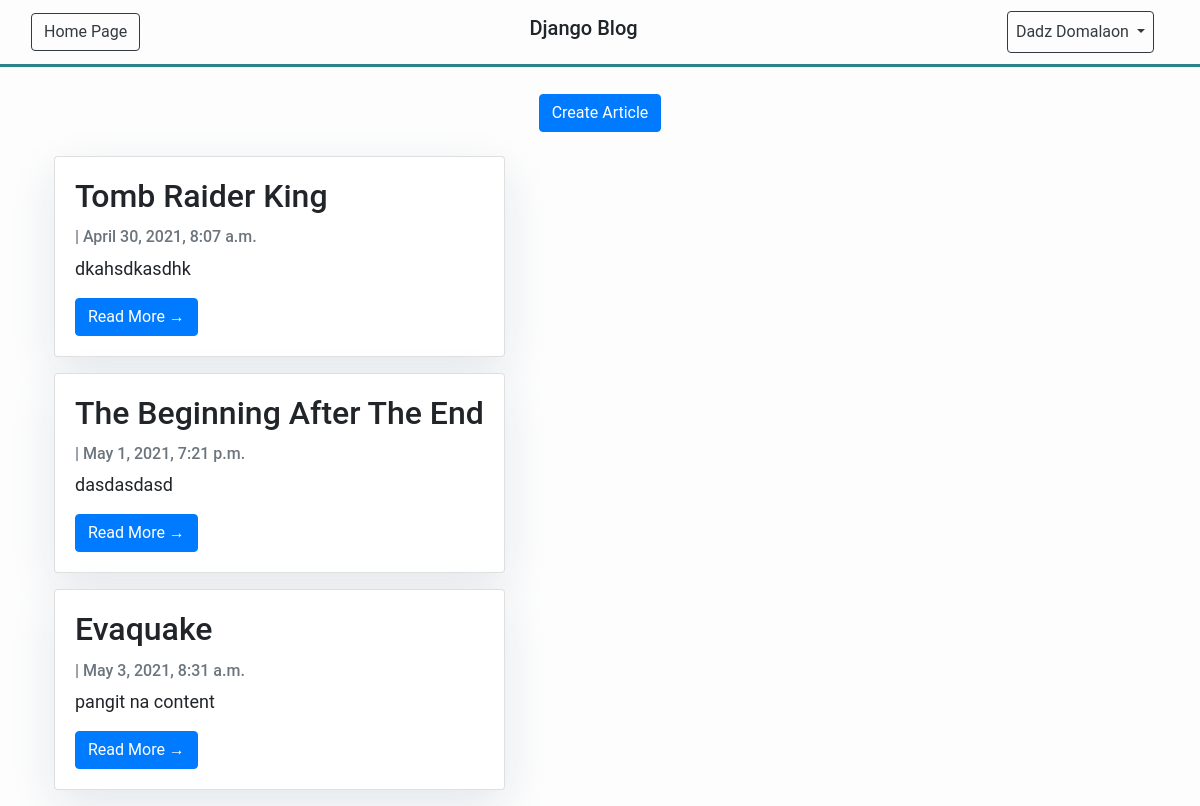
Page /users/homepage/ (signed in) on the earlier database version.
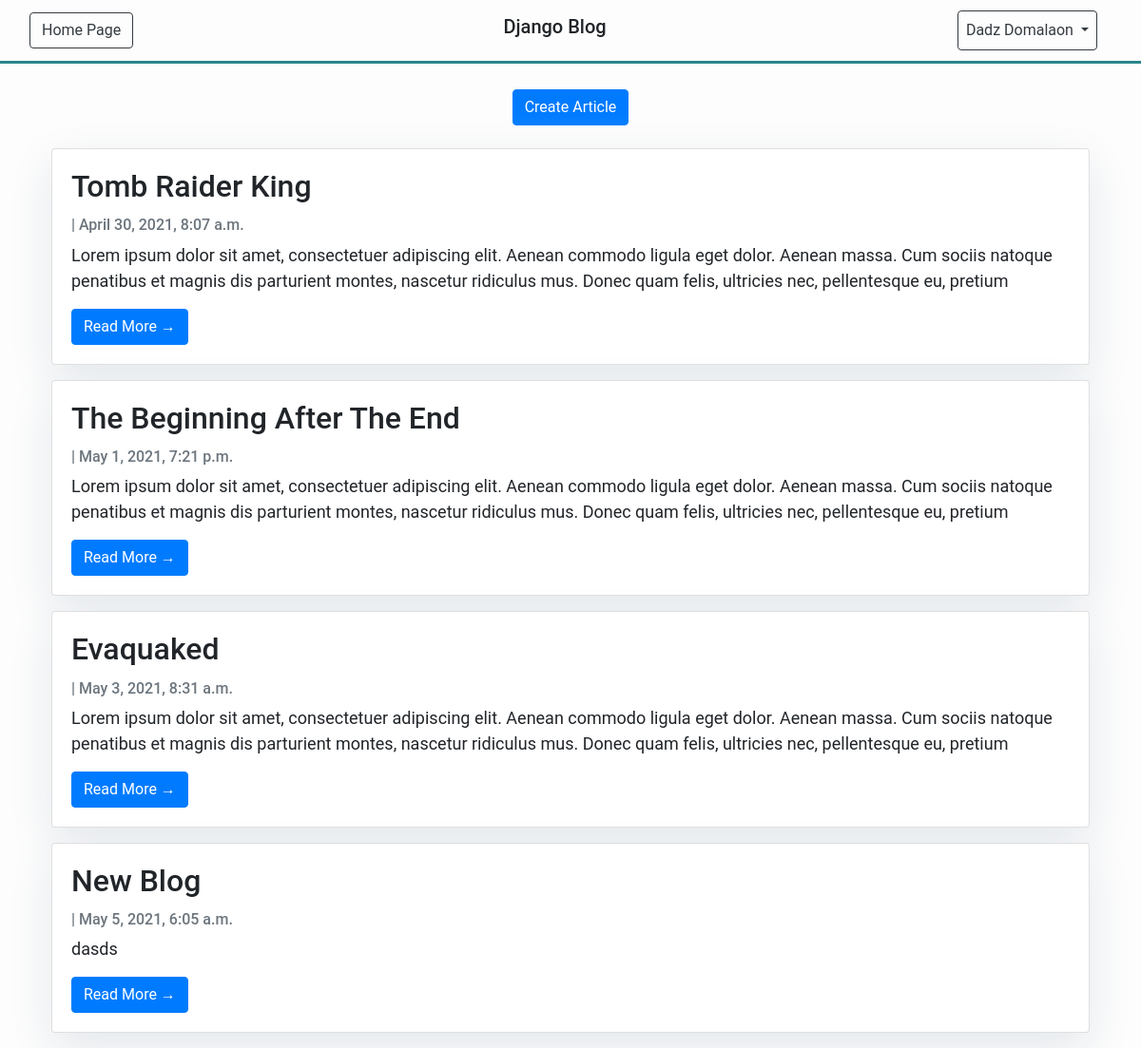
Same page on the later database version.
### users/models.py (models this page shows, shortened)
class CustomUser(AbstractUser):
    username = None
    email = models.EmailField(('email address'), unique=True)
    USERNAME_FIELD = 'email'
    REQUIRED_FIELDS = []
    objects = CustomUserManager()

### posts/models.py (models this page shows, shortened)
class Articles(models.Model):
    title = models.CharField(max_length=250)
    description = models.CharField(max_length=250)
    content = models.TextField()
    owner = models.ForeignKey(CustomUser, on_delete=models.CASCADE)
    date_created = models.DateTimeField(auto_now_add=True)
    date_updated = models.DateTimeField(auto_now=True)

### users/views.py (the view)
# urls.py: path('homepage/', views.HomePageView.as_view(), name='homepage'),
class HomePageView(TemplateView):
    def get(self, request):
        data = Articles.objects.all()
        if request.user.is_authenticated:
            return render(request,'users/homepage.html', {'data': data})
        else:
            form = LoginForm()
            return render(request, "users/login.html", {"form":form})

### templates/users/homepage.html (shortened to what this page needs)
{% extends 'base.html' %}
{% load static %}
{% block header %}
<link rel="stylesheet" type="text/css" href="{% static 'users/CSS/style.css' %}">
{% endblock %}
      {% block head %}
        <div class="text-center">
          <a class="btn btn-primary" href="{% url 'posts:addpost' %}" role="button">Create Article</a>
        </div>
      {% endblock%}
    {% block content %}
    <div class="container">
      <div class="row">
        <div class="mt-3">
          {% for post in data %}
            <div class="card mb-3 mt-2 ml-4 mr-4">
                <div class="card-body">
                  <h2 class="card-title">{{ post.title }}</h2>
                  <p class="card-text text-muted h6">{{ post.author }} | {{ post.date_created}} </p>
                  <p class="card-text">{{post.content|slice:":250" }}</p>
                  <a href="{% url 'posts:postpage' post.id %}" class="btn btn-primary">Read More &rarr;</a>
                </div>
            </div>
          {% endfor %}
        </div>
      </div>
    </div>
    {% endblock%}

### templates/base.html (shortened to what this page needs)
<!DOCTYPE html>
<html lang="en">
    <head>
        <link rel="stylesheet" href="https://maxcdn.bootstrapcdn.com/bootstrap/4.5.2/css/bootstrap.min.css">
        {% block header %}
        {% endblock %}
    </head>
<body>
    {% include 'nav.html' %}
    <br>
    {% block head %}
    {% endblock %}
    {% block content %}
    {% endblock %}
</body>
</html>

### templates/nav.html (shortened to what this page needs)
<nav class="navbar navbar-expand-md" style="border-bottom: 3px solid rgb(42, 133, 139);">
    <div class="container-fluid" >
        <div class="navbar-collapse collapse w-100 ">
            <a href="{% url 'users:homepage' %}" class="btn btn-outline-dark">Home Page</a>
        </div>
        <h1 class="navbar-brand"> Django Blog </h1>
        <div class="container">
            <div class="navbar-collapse collapse w-100 ">
                <div class="navbar-nav ml-auto">
                    {% if user.is_authenticated %}
                    <div class="collapse navbar-collapse" id="navbarNavDropdown">
                        <ul class="navbar-nav">
                        <li class="nav-item dropdown .dropdown-menu-right">
                            <a class="nav-link dropdown-toggle btn btn-outline-dark offset-md-0 w-100"  id="navbarDropdownMenuLink" data-toggle="dropdown" aria-haspopup="true" aria-expanded="false">
                                {{ user.get_full_name }}
                            </a>
                        </li>
                        </ul>
                    </div>
                    {% endif %}
                </div>
            </div>
        </div>
    </div>
</nav>

### assets/users/CSS/style.css (style rules this page uses)
a:hover, a:visited, a:link, a:active { text-decoration: none; }
body { font-family: "Roboto", sans-serif; font-size: 18px; background-color: #fdfdfd; }
.card { box-shadow: 0 16px 48px #E3E7EB; }

Differences in the rows shown:
changed Articles "Tomb Raider King": content "dkahsdkasdhk" → "Lorem ipsum dolor sit amet, consectetuer adipiscing elit. Aenean commodo ligula eget dolor. Aenean massa. Cum sociis natoque penatibus et magnis dis parturient montes, nascetur ridiculus mus. Donec quam felis, ultricies nec, pellentesque eu, pretium"
changed Articles "The Beginning After The End": content "dasdasdasd" → "Lorem ipsum dolor sit amet, consectetuer adipiscing elit. Aenean commodo ligula eget dolor. Aenean massa. Cum sociis natoque penatibus et magnis dis parturient montes, nascetur ridiculus mus. Donec quam felis, ultricies nec, pellentesque eu, pretium"
changed Articles: title "Evaquake" → "Evaquaked"; content "pangit na content" → "Lorem ipsum dolor sit amet, consectetuer adipiscing elit. Aenean commodo ligula eget dolor. Aenean massa. Cum sociis natoque penatibus et magnis dis parturient montes, nascetur ridiculus mus. Donec quam felis, ultricies nec, pellentesque eu, pretium"
added Articles: title "New Blog", date_created "May 5, 2021, 6:05 a.m.", content "dasds"
